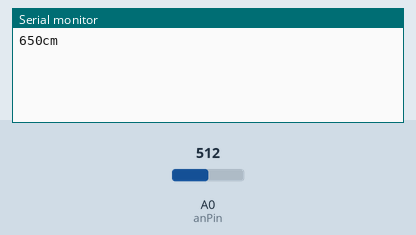
The sketch below on a simulated Arduino Uno, built with avr-gcc and run on an emulated ATmega328P. Shown: the last lines printed to the serial monitor. The test bench sets the inputs (shaded band); at power-on: A0 (anPin) = 512.

Above: at 1.2 s.
1.3 s: A0 (anPin) set to 716
At 2.5 s:
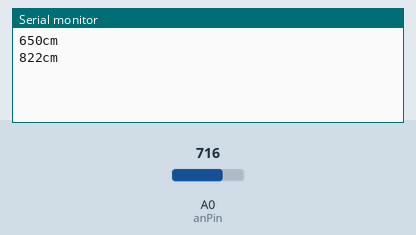
2.8 s: A0 (anPin) set to 900
At 3.7 s:
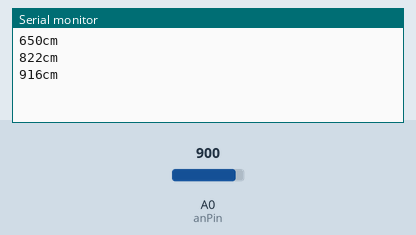
Timing chart, 0 to 5.8 s (numbered marks = the images above; inputs shaded):
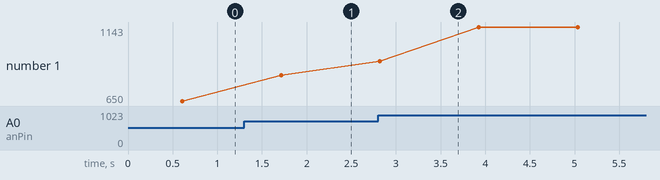

Measured:
- after the input at 1.3 s, the serial monitor: prints a new line after 0.41 s (image 1)
- after the input at 2.8 s, the serial monitor: prints a new line at once (image 2)
- plotted number 1: 650 → 822 after the input at 1.3 s, 822 → 1143 after the input at 2.8 s

The sketch:

SmartBin.ino
```cpp
//ultrasonic stuff
const int anPin = 0;
long anVolt, inches, cm;
int sum = 0;
int avg_range = 60; //values to average


void setup(){

  Serial.begin(9600);

}


void loop() {

//  ultrasonic averaging values
  for (int i = 0; i < avg_range ; i++){
    anVolt = analogRead(anPin) / 2;
    sum += anVolt;
    delay(10);
  }


// ultrasonic
  inches = sum / avg_range;
  cm = inches * 2.54; //fucking americans

  Serial.print(cm);
  Serial.print("cm");
  Serial.println();

  sum = 0;
  delay(500);

}
```
